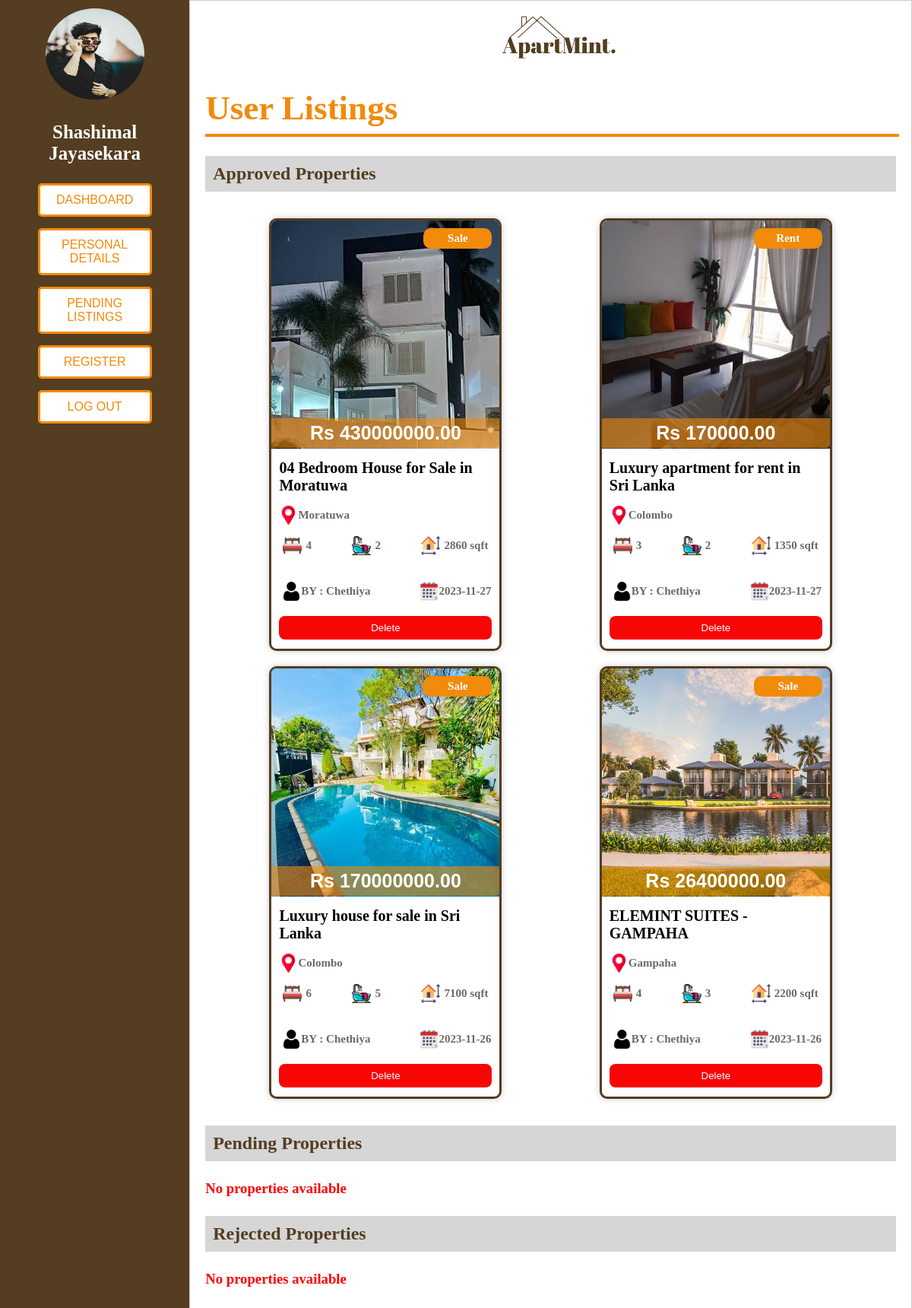
Screenshot of /admin/view_user_listings.php?user_id=14 (signed in) with the database file from the repository.
### tables this page shows
CREATE TABLE `listing_details` (
  `id` int(50) NOT NULL,
  `user_id` int(100) NOT NULL,
  `listing_type` varchar(30) NOT NULL,
  `title` varchar(250) NOT NULL,
  `property_type` varchar(30) NOT NULL,
  `address` varchar(300) NOT NULL,
  `city` varchar(100) NOT NULL,
  `total_units` int(11) NOT NULL,
  `bedrooms` int(20) NOT NULL,
  `bathrooms` int(20) NOT NULL,
  `price` decimal(10,0) NOT NULL,
  `size` int(20) NOT NULL,
  `features` text NOT NULL,
  `kitchen` text NOT NULL,
  `outdoor_spaces` text NOT NULL,
  `living_spaces` text NOT NULL,
  `utilities` text NOT NULL,
  `li_image` varchar(1800) NOT NULL,
  `description` text NOT NULL,
  `f_name` varchar(50) NOT NULL,
  `l_name` varchar(50) NOT NULL,
  `email` varchar(80) NOT NULL,
  `p_no` varchar(50) NOT NULL,
  `date` datetime NOT NULL DEFAULT current_timestamp(),
  `approval_status` varchar(255) NOT NULL DEFAULT 'Pending'
);

### admin/view_user_listings.php (the view, shortened to what this page needs)
<?php
include('../process_php/db_connection.php');
$admin_id = $_SESSION["admin_id"];
$sql = "SELECT * FROM admins WHERE admin_id = $admin_id";
$result = $conn->query($sql);
if ($result->num_rows > 0) {
    $adminName = $_SESSION["admin_name"];
    $truncatedName = (strlen($adminName) > 21) ? substr($adminName, 0, 21) . '...' : $adminName;
} else {
    echo "admin not found";
}
$user_id = isset($_GET['user_id']) ? $_GET['user_id'] : '';
?>
<!DOCTYPE html>
<html lang="en">
    <head>
        <link rel="stylesheet" type="text/css" href="../style/style_myAccount.css">
        <link rel="stylesheet" type="text/css" href="../style/style_all_listings.css">
        <link rel="stylesheet" type="text/css" href="style/style_view_approved_properties.css">
    </head>
    <body>
        <div class="container">
            <div class="left-section">
            <img class="profile-photo" src="process_php/uploads/profile_photos/<?php echo $_SESSION["admin_profile_photo"]; ?>" alt="Profile Photo">
                <p class="full-name"><?php echo $truncatedName; ?></p>
                <ul>
                    <a href="admin_dashboard.php"><li><button class="button">Dashboard</button></li></a>
                    <a href="admin_myAccount.php"><li><button class="button">Personal Details</button></li></a>
                    <a href="view_pendingListings.php"><li><button class="button">Pending Listings</button></li></a>
                    <a href="admin_register.php"><li><button class="button">Register</button></li></a>
                    <a href="process_php/process_logout.php"><li><button class="button">Log Out</button></li></a>
                </ul>
            </div>
            <div style="padding:20px;" class="right-section">
                <a class="logo1" href="admin_dashboard.php"><img src="../images/logo.png" alt="Logo"></a>
                <a href="view_users.php"><h1 class="main-title">User Listings</h1></a>
                <hr style="width: 100%; border: 2px #F28A0A solid">
                <h2 class="sub-titles">Approved Properties</h2>
                <div class="all-listing-container">
                    <?php
                    include('process_php/db_connection.php');
                    $sql = "SELECT * FROM listing_details WHERE user_id = $user_id AND approval_status = 'Approved' ORDER BY date DESC";
                    $result = $conn->query($sql);
                    if ($result->num_rows > 0) {
                        echo '<div class="listing-container">';
                        while($row = $result->fetch_assoc()) {
                            echo '<a href="user_listing_view.php?id=' . $row['id'] . '" class="property-link">';
                            $imagePaths = explode(',', $row['li_image']);
                            $firstImagePath = isset($imagePaths[0]) ? $imagePaths[0] : '';
                            echo'<div class="listing">';
                                echo '<div class="listing-photo">';
                                    if (!empty($firstImagePath)) {
                                        echo '<div><img src="../process_php/' . $firstImagePath . '" alt="Listing Photo"></div>';
                                    } else {
                                        echo '<div class="listing-photo">No Image Available</div>';
                                    }
                                    echo '<div class="listing-price">Rs ' . $row['price'] . '.00</div>';
                                    echo '<div class="listing-type">' . $row['listing_type'] . '</div>';
                                echo '</div>';
                                echo '<div class="listing-info">';
                                    $shortenedTitle = (strlen($row['title']) > 45) ? substr($row['title'], 0, 45) . '...' : $row['title'];
                                    echo '<div class="listing-title">' . $shortenedTitle . '</div>';
                                    echo '<div class="listing-address"><img src="../images/placeholder.png" alt="Bed">' . $row['city'] . '</div>';
                                    echo '<div class="listing-icons">';
                                    echo '<div class="icon-bed"><img src="../images/bed.png" alt="Bed">' . $row['bedrooms'] . '</div>';
                                    echo '<div class="icon-bath"><img src="../images/bath.png" alt="Bath">' . $row['bathrooms'] . '</div>';
                                    echo '<div class="icon-size"><img src="../images/size.png" alt="Size">' . $row['size'] . ' sqft</div>';
                                    echo '</div>';
                                    echo '<div class="listing-publish">';
                                        echo '<div class="listing-date"><img src="../images/calendar.png" alt="Date">' . date('Y-m-d', strtotime($row['date'])) . '</div>';
                                        echo '<div class="publisher-icon"><img src="../images/user.png" alt="Publisher">BY : ' . $row['f_name'] . '</div>';
                                    echo '</div>';
                                    echo '<form action="process_php/delete_approvedListing.php" method="post">';
                                    echo '<button type="submit" class="delete-button">Delete</button>';
                                    echo '</form>';
                                echo '</div>';
                            echo '</div>';
                            echo '</a>';
                        }
                        echo '</div>';
                    }
                    else {
                        echo "<h3 style='color:red;'>No properties available</h3>";
                    }
                    ?>
                </div>
                <h2 class="sub-titles">Pending Properties</h2>
                <div class="all-listing-container">
                    <?php
                    include('process_php/db_connection.php');
                    $sql = "SELECT * FROM listing_details WHERE user_id = $user_id AND approval_status = 'Pending' ORDER BY date DESC";
                    $result = $conn->query($sql);
                    if ($result->num_rows > 0) {
                        echo '<div class="listing-container">';
                        while($row = $result->fetch_assoc()) {
                            echo '<a href="admin_listing_view.php?id=' . $row['id'] . '" class="property-link">';
                            $imagePaths = explode(',', $row['li_image']);
                            $firstImagePath = isset($imagePaths[0]) ? $imagePaths[0] : '';
                            echo'<div class="listing">';
                                echo '<div class="listing-photo">';
                                    if (!empty($firstImagePath)) {
                                        echo '<div><img src="../process_php/' . $firstImagePath . '" alt="Listing Photo"></div>';
                                    } else {
                                        echo '<div class="listing-photo">No Image Available</div>';
                                    }
                                    echo '<div class="listing-price">Rs ' . $row['price'] . '.00</div>';
                                    echo '<div class="listing-type">' . $row['listing_type'] . '</div>';
                                echo '</div>';
                                echo '<div class="listing-info">';
                                    $shortenedTitle = (strlen($row['title']) > 45) ? substr($row['title'], 0, 45) . '...' : $row['title'];
                                    echo '<div class="listing-title">' . $shortenedTitle . '</div>';
                                    echo '<div class="listing-address"><img src="../images/placeholder.png" alt="Bed">' . $row['city'] . '</div>';
                                    echo '<div class="listing-icons">';
                                    echo '<div class="icon-bed"><img src="../images/bed.png" alt="Bed">' . $row['bedrooms'] . '</div>';
                                    echo '<div class="icon-bath"><img src="../images/bath.png" alt="Bath">' . $row['bathrooms'] . '</div>';
                                    echo '<div class="icon-size"><img src="../images/size.png" alt="Size">' . $row['size'] . ' sqft</div>';
                                    echo '</div>';
                                    echo '<div class="listing-publish">';
                                        echo '<div class="listing-date"><img src="../images/calendar.png" alt="Date">' . date('Y-m-d', strtotime($row['date'])) . '</div>';
                                        echo '<div class="publisher-icon"><img src="../images/user.png" alt="Publisher">BY : ' . $row['f_name'] . '</div>';
                                    echo '</div>';
                                    echo '';
                                    echo '<form action="process_php/delete_approvedListing.php" method="post">';
                                    echo '<input type="hidden" name="listing_id" value="' . $row['id'] . '">';
                                    echo '<button type="submit" class="delete-button">Delete</button>';
                                    echo '</form>';
                                echo '</div>';
                            echo '</div>';
                            echo '</a>';
                        }
                        echo '</div>';
                    }
                    else {
                        echo "<h3 style='color:red;'>No properties available</h3>";
                    }
                    ?>
                </div>
                <h2 class="sub-titles">Rejected Properties</h2>
                <div class="all-listing-container">
                    <?php
                    include('process_php/db_connection.php');
                    $sql = "SELECT * FROM listing_details WHERE user_id = $user_id AND approval_status = 'Rejected' ORDER BY date DESC";
                    $result = $conn->query($sql);
                    if ($result->num_rows > 0) {
                        echo '<div class="listing-container">';
                        while($row = $result->fetch_assoc()) {
                            echo '<a href="admin_listing_view.php?id=' . $row['id'] . '" class="property-link">';
                            $imagePaths = explode(',', $row['li_image']);
                            $firstImagePath = isset($imagePaths[0]) ? $imagePaths[0] : '';
                            echo'<div class="listing">';
                                echo '<div class="listing-photo">';
                                    if (!empty($firstImagePath)) {
                                        echo '<div><img src="../process_php/' . $firstImagePath . '" alt="Listing Photo"></div>';
                                    } else {
                                        echo '<div class="listing-photo">No Image Available</div>';
                                    }
                                    echo '<div class="listing-price">Rs ' . $row['price'] . '.00</div>';
                                    echo '<div class="listing-type">' . $row['listing_type'] . '</div>';
                                echo '</div>';
                                echo '<div class="listing-info">';
                                    $shortenedTitle = (strlen($row['title']) > 45) ? substr($row['title'], 0, 45) . '...' : $row['title'];
                                    echo '<div class="listing-title">' . $shortenedTitle . '</div>';
                                    echo '<div class="listing-address"><img src="../images/placeholder.png" alt="Bed">' . $row['city'] . '</div>';
                                    echo '<div class="listing-icons">';
                                    echo '<div class="icon-bed"><img src="../images/bed.png" alt="Bed">' . $row['bedrooms'] . '</div>';
                                    echo '<div class="icon-bath"><img src="../images/bath.png" alt="Bath">' . $row['bathrooms'] . '</div>';
                                    echo '<div class="icon-size"><img src="../images/size.png" alt="Size">' . $row['size'] . ' sqft</div>';
                                    echo '</div>';
                                    echo '<div class="listing-publish">';
                                        echo '<div class="listing-date"><img src="../images/calendar.png" alt="Date">' . date('Y-m-d', strtotime($row['date'])) . '</div>';
                                        echo '<div class="publisher-icon"><img src="../images/user.png" alt="Publisher">BY : ' . $row['f_name'] . '</div>';
                                    echo '</div>';
                                    echo '';
                                    echo '<form action="process_php/delete_approvedListing.php" method="post">';
                                    echo '<input type="hidden" name="listing_id" value="' . $row['id'] . '">';
                                    echo '<button type="submit" class="delete-button">Delete</button>';
                                    echo '</form>';
                                echo '</div>';
                            echo '</div>';
                            echo '</a>';
                        }
                        echo '</div>';
                    }
                    else {
                        echo "<h3 style='color:red;'>No properties available</h3>";
                    }
                    ?>
                </div>
            </div>
        </div>
    </body>
</html>

### rows the page displays
listing_details: shows a picture, price "430000000", listing_type "Sale", title "04 Bedroom House for Sale in Moratuwa", city "Moratuwa", bedrooms "4", bathrooms "2", size "2860", date "2023-11-27", f_name "Chethiya"
listing_details: shows a picture, price "170000", listing_type "Rent", title "Luxury apartment for rent in Sri Lanka", city "Colombo", bedrooms "3", bathrooms "2", size "1350", date "2023-11-27", f_name "Chethiya"
listing_details: shows a picture, price "170000000", listing_type "Sale", title "Luxury house for sale in Sri Lanka", city "Colombo", bedrooms "6", bathrooms "5", size "7100", date "2023-11-26", f_name "Chethiya"
listing_details: shows a picture, price "26400000", listing_type "Sale", title "ELEMINT SUITES - GAMPAHA", city "Gampaha", bedrooms "4", bathrooms "3", size "2200", date "2023-11-26", f_name "Chethiya"

### other values shown
$truncatedName "Shashimal Jayasekara"
